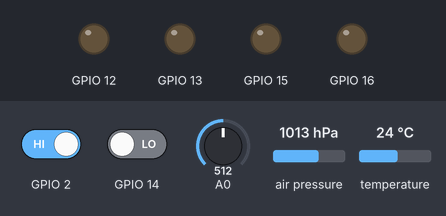
The sketch below on a simulated ESP8266 (NodeMCU). Shown: output pins drawn as LEDs (lit = HIGH). Inputs (shaded band) come from the test bench; at power-on: GPIO 14 LOW, A0 = 512, GPIO 2 HIGH, air pressure 1013 hPa, temperature 24 °C. WiFi joins after 1.5 s; servers stay silent unless stated; what the sketch prints to the serial monitor is not drawn.

Above: at 2.7 s.
2.8 s: GPIO 14 driven HIGH
At 3.2 s:
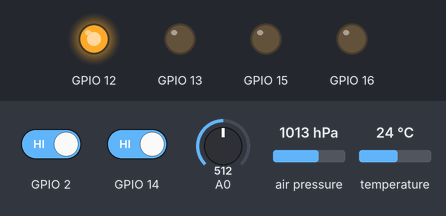
4.3 s: A0 set to 358
5.8 s: A0 set to 338
At 6.4 s:
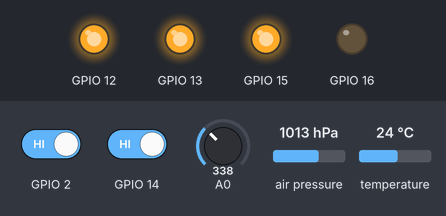
7.3 s: GPIO 2 driven LOW
At 8.3 s:
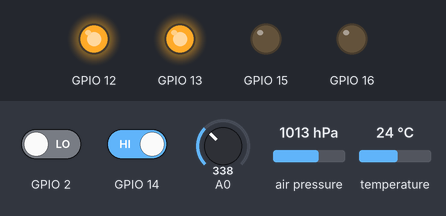
Timing chart, 0 to 10.3 s (numbered marks = the images above; inputs shaded):
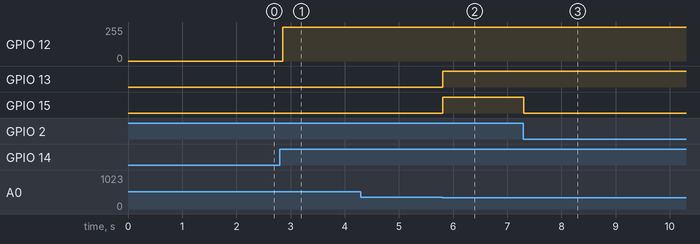

The sketch:

IOTIntegratedMultiSensorSmartFireSafetySystem.ino
```cpp
#include <Adafruit_BMP085.h>
#include <ESP8266WiFi.h>
String file1="<!DOCTYPE html>\n"
"\n"
"<html>\n"
"\n"
"<head>\n"
"<title>CONTROL PANEL</title>\n"
"<script type=\"text/javascript\">\n"
"\n"
"window.onload=Pinstatus;\n"
"function Pinstatus(){\n"
"morestatus();\n"
"}\n"
"function morestatus(){\n"
"setTimeout(morestatus, 2000);\n"
"document.getElementById(\"description\").innerHTML = \"Processing Status...............................\";\n"
"server = \"status/99\";\n"
"request = new XMLHttpRequest();\n"
"request.onreadystatechange = updateasyncstatus;\n"
"request.open(\"GET\", server, true);\n"
"request.send(null);\n"
"}\n"
"function updateasyncstatus(){\n"
"if ((request.readyState == 4) && (request.status == 200)){\n"
"result = request.responseText;\n"
"document.getElementById(\"description\").innerHTML = result;\n"
"fullset = result.split(\"#\");\n"
"document.getElementById(\"description\").innerHTML = fullset;\n"
"for(i = 1; i < fullset.length; i++){\n"
"singleset = fullset[i].split(\"=\");\n"
"\n"
"if(singleset[0]=='temperature')\n"
"document.getElementById(\"temperature\").value = singleset[1];\n"
"\n"
"if(singleset[0]=='pressure')\n"
"document.getElementById(\"pressure\").value = singleset[1];\n"
"\n"
"if(singleset[0]=='smoke')\n"
"document.getElementById(\"smoke\").innerHTML = (parseFloat(singleset[1])<350)?'YES':'NO';\n"
"\n"
"if(singleset[0]=='flame')\n"
"document.getElementById(\"flame\").innerHTML = (singleset[1]==1)?'YES':'NO';\n"
"\n"
"if(singleset[0]=='alarm')\n"
"document.getElementById(\"alarm\").innerHTML = (singleset[1]==1)?'ACTIVATED':'INACTIVE';\n"
"\n"
"if(singleset[0]=='sprinkler')\n"
"document.getElementById(\"sprinkler\").innerHTML = (singleset[1]==1)?'YES':'NO';\n"
"\n"
"if(singleset[0]=='fan')\n"
"document.getElementById(\"fan\").innerHTML = (singleset[1]==1)?'ON':'OFF';\n"
"\n"
"if(singleset[0]=='power')\n"
"document.getElementById(\"power\").innerHTML = (singleset[1]==1)?'ON':'OFF';\n"
"}\n"
"}\n"
"}\n"
"function sendbutton(){\n"
"\n"
"document.getElementById(\"description\").innerHTML = \"Processing Button Click\";\n"
"server = \"power/\"\n"
"request = new XMLHttpRequest();\n"
"request.onreadystatechange = updateasyncbutton;\n"
"request.open(\"GET\", server, true);\n"
"request.send(null) ;\n"
"}\n"
"\n"
"function updateasyncbutton(){\n"
"if ((request.readyState == 4) && (request.status == 200))\n"
"{\n"
"result = request.responseText;\n"
"document.getElementById(\"description\").innerHTML = result;\n"
"singleset = result.split(\"=\");\n"
"if(singleset[0]=='power')\n"
"document.getElementById(\"power\").innerHTML = (singleset[1]==1)?'ON':'OFF';\n"
"\n"
"}\n"
"}\n"
"</script>\n"
"</head>\n"
"\n"
"<body bgcolor=\"#BDE7F5\">\n"
"<h1 align=\"center\">CONTROL PANEL</h1>\n"
"\n"
"<table cellpadding=\"12\" style=\"float:left\"  >\n"
"<caption><h2>ROOM 1</h2></caption>\n"
"\n"
"<tr>\n"
"<th align=\"center\" colspan=\"6\" >TEMPERATURE(deg C):</th>\n"
"<th><input type=\"text\" style=\"text-align: center;\" name=\"analog\" id=\"temperature\" value=\"0\" size=\"14\" ></th>\n"
"</tr>\n"
"\n"
"<tr>\n"
"<th align=\"center\" colspan=\"6\" >PRESSURE(Pa):</th>\n"
"<th><input type=\"text\" style=\"text-align: center;\" name=\"analog\" id=\"pressure\" value=\"0\" size=\"14\" ></th>\n"
"</tr>\n"
"\n"
"<tr>\n"
"<th align=\"center\" colspan=\"6\" >SMOKE STATUS:</th>\n"
"<th align=\"center\" id=\"smoke\" >NO</th>\n"
"</tr>\n"
"\n"
"<tr>\n"
"<th align=\"center\" colspan=\"6\" >FLAME STATUS:</th>\n"
"<th align=\"center\" id=\"flame\">YES</th>\n"
"</tr>\t\n"
"\n"
"<tr>\n"
"<th align=\"center\" colspan=\"6\" >ROOM POWER STATUS:</th>\n"
"<th align=\"center\" id=\"power\">OFF</th>\n"
"</tr>\n"
"\n"
"<tr>\n"
"<th align=\"center\" colspan=\"6\" >POWER BUTTON:</th>\n"
"<th><button onclick=\"sendbutton();\" >ON/OFF</button></th>\n"
"</tr>\n"
"\n"
"<tr>\n"
"<th align=\"center\" colspan=\"6\" >ALARM STATUS:</th>\n"
"<th align=\"center\" id=\"alarm\">INACTIVE</th>\n"
"</tr>\n"
"\n"
"<tr>\n"
"<th align=\"center\" colspan=\"6\" >SPRINKLERS STATUS:</th>\n"
"<th align=\"center\" id=\"sprinkler\">ON</th>\n"
"</tr>\n"
"\n"
"<tr>\n"
"<th align=\"center\" colspan=\"6\" >EXHAUST FAN:</th>\n"
"<th align=\"center\" id=\"fan\">ON</th>\n"
"</tr>\n"
"\n"
"</table>\n"
"\n"
"<table cellpadding=\"12\" style=\"float:left\"  >\n"
"<caption><h2>ROOM 2</h2></caption>\n"
"\n"
"<tr>\n"
"<th align=\"center\" colspan=\"6\" >TEMPERATURE(deg C):</th>\n"
"<th><input type=\"text\" style=\"text-align: center;\" name=\"analog\"  value=\"0\" size=\"14\" ></th>\n"
"</tr>\n"
"\n"
"<tr>\n"
"<th align=\"center\" colspan=\"6\" >PRESSURE(mb):</th>\n"
"<th><input type=\"text\" style=\"text-align: center;\" name=\"analog\"  value=\"0\" size=\"14\" ></th>\n"
"</tr>\n"
"\n"
"<tr>\n"
"<th align=\"center\" colspan=\"6\" >SMOKE STATUS:</th>\n"
"<th align=\"center\"  >NO</th>\n"
"</tr>\n"
"\n"
"<tr>\n"
"<th align=\"center\" colspan=\"6\" >FLAME STATUS:</th>\n"
"<th align=\"center\" id=\"flame\">YES</th>\n"
"</tr>\t\n"
"\n"
"<tr>\n"
"<th align=\"center\" colspan=\"6\" >ROOM POWER STATUS:</th>\n"
"<th align=\"center\" >OFF</th>\n"
"</tr>\n"
"\n"
"<tr>\n"
"<th align=\"center\" colspan=\"6\" >POWER BUTTON:</th>\n"
"<th><button onclick=\"sendbutton();\" >ON/OFF</button></th>\n"
"</tr>\n"
"\n"
"<tr>\n"
"<th align=\"center\" colspan=\"6\" >ALARM STATUS:</th>\n"
"<th align=\"center\" >INACTIVE</th>\n"
"</tr>\n"
"\n"
"<tr>\n"
"<th align=\"center\" colspan=\"6\" >SPRINKLERS STATUS:</th>\n"
"<th align=\"center\" >ON</th>\n"
"</tr>\n"
"<tr>\n"
"<th align=\"center\" colspan=\"6\" >EXHAUST FAN:</th>\n"
"<th align=\"center\" >ON</th>\n"
"</tr>\n"
"</table>\n"
"\n"
"\n"
"</body>\n"
"<p  id=\"description\">-</p>\n"
"</html>";

Adafruit_BMP085 bmp;
double T,P;
int smoke=0, flame=0,help=0;
boolean value=0;
String message="";
void lookup(){
  smoke = analogRead(A0);
  flame = !digitalRead(2);
  help = digitalRead(14);
  T=bmp.readTemperature();
  P=bmp.readPressure();
   if(flame){    //if flame
    digitalWrite(12,HIGH);
    digitalWrite(13,HIGH);
    digitalWrite(15,LOW);
    digitalWrite(16,LOW);
  }else if(smoke<350&&(!flame)){ //if only smoke
     digitalWrite(12,HIGH);
    digitalWrite(13,HIGH);
      digitalWrite(15,HIGH);
      digitalWrite(16,LOW);
  }else {
     digitalWrite(12,LOW);
    digitalWrite(13,LOW);
    digitalWrite(15,LOW);


  }
  if(help==HIGH||flame||smoke<350){
    digitalWrite(12,HIGH);
  }
    else{
      digitalWrite(12,LOW);
    }
}
const char* ssid = "Mangatayaru";
const char* password = "12345678";

// Create an instance of the server
// specify the port to listen on as an argument
WiFiServer server(80);

void setup() {
  Serial.begin(115200);
  delay(10);
  bmp.begin();


pinMode(2,INPUT);
pinMode(14,INPUT);
pinMode(12,OUTPUT);
pinMode(13,OUTPUT);
pinMode(15,OUTPUT);
pinMode(16,OUTPUT);

  // Connect to WiFi network
  Serial.println();
  Serial.println();
  Serial.print("Connecting to ");
  Serial.println(ssid);

  WiFi.begin(ssid, password);

  while (WiFi.status() != WL_CONNECTED) {
    lookup();
    Serial.print(".");
  }
  Serial.println("");
  Serial.println("WiFi connected");

  // Start the server
  server.begin();
  Serial.println("Server started");

  // Print the IP address
  Serial.println(WiFi.localIP());
}

void loop() {
  // Check if a client has connected
  WiFiClient client = server.available();
  if (!client) {
    lookup();
    return;
  }

  // Wait until the client sends some data
  Serial.println("new client");
  while(!client.available()){
    delay(1);
  }
  lookup();
  // Read the first line of the request
  String command1 = client.readStringUntil('/');
  String command = client.readStringUntil('/');
  Serial.println(command1);
  Serial.println(command);

if (command == "status") {
  client.print(F("status#"));
  message+="smoke=";
      message+=(String)smoke;
      message+="#";
      message+="flame=";
      message+=(String)flame;
      message+="#";
       message+="help=";
       message+=(String)help;
       message+="#";
       message+="alarm=";
       message+=(String)digitalRead(12);
       message+="#";
       message+="sprinkler=";
       message+=(String)digitalRead(13);
       message+="#";
       message+="fan=";
       message+=(String)digitalRead(15);
        message+="#";
       message+="power=";
       message+=(String)digitalRead(16);
       message+="#";
       message+="temperature=";
       message+=(String)T;
       message+="#";
       message+="pressure=";
       message+=(String)P;
       client.print(message);
       message="";
}else if(command=="power"){
  value= digitalRead(16);
  digitalWrite(16,!value);
  client.print(F("status#"));
  client.print(F("power="));
  client.print(!value);

}

else {  // Prepare the response
  String s = "HTTP/1.1 200 OK\r\nContent-Type: text/html\r\n\r\n";
  s += file1;
  client.flush();
  // Send the response to the client
while(s.length()>2000)
{
  String dummy = s.substring(0,2000);
  client.print(dummy);
  s.replace(dummy," ");
}

  client.print(s);
  delay(1);
  Serial.println("Client disconnected");

  // The client will actually be disconnected
  // when the function returns and 'client' object is destroyed
}
}
```

Measured:
- the behaviour switches between 350 and 349 on A0 (found by bisection; images 1 and 2)
- after the input at 2.8 s, GPIO 12: 0/255 → 254/255 after 0.06 s
- after the input at 4.3 s, every drawn part: stays the same
- after the input at 5.8 s, GPIO 12: 254/255 → 255/255 at once; GPIO 13, GPIO 15: LOW → HIGH at once
- after the input at 7.3 s, GPIO 15: HIGH → LOW at once
